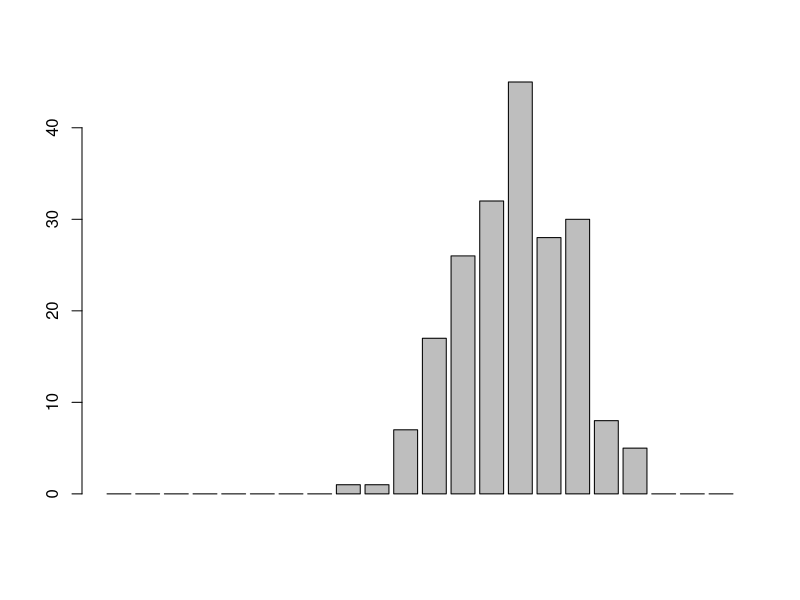

The R script that drew this image:
# Simulation of some Random Experiments

# Constants

kNMin <- 1
kNMax <- 10
knTotal <- 20
kOmega <- seq(kNMin, kNMax, by = 1)
kSetStrength <- 200

kp <- 0.7

# PROBABILITY FUNCTIONS --->
#Returns the probability of drawing x from Omega = {1,2,...,N}
GetProbabilityOfOneDiscreteEqual <- function(x, Omega = kOmega ){
  if ( !is.element(x,Omega) ) {
    print("Outcome is not an element of the sample space.")
    return(0)
  } else { return(1/length(Omega)) }
}


#Returns the probability of drawing x=(x1,x2,x3...,xn) from Omega = {1,2,...,N}
GetProbabilityOfDiscreteEqual <- function( x, Omega = kOmega){
  p <- 1
  for (i in x) {
    p.temp <- GetProbabilityOfOneDiscreteEqual(i,Omega)
    if (p.temp == 0) {
      print("Event is not a subset of the sample space.")
      return(0)
    } else {
      p <- p * p.temp
    }
  }
  return(p)
}

# <--- PROBABILITY FUNCTIONS

# RANDOM VARIABLES --->

MakeHistogram <- function(x, Omega = kOmega){
  hist.temp <- numeric( length = length(Omega) )
  for ( i in 1:length(x) ) {
    for (j in 1:length(Omega)) {
      if (x[i] == Omega[j]) {
        hist.temp[j] <- hist.temp[j] + 1
      }
    }
  }
  return(hist.temp)
}

BernoulliizeOne <- function(x, A){
  if (is.element(x,A)) {
    return(1)
  } else { return(0) }
}

Bernoulliize <- function(x, A) {
  bern.temp <- numeric(length(x))
    for (i in 1:length(x)) {
      bern.temp[i] <- BernoulliizeOne(x[i],A)
    }
  return(bern.temp)
}

Binomialize <- function(x, A) {
  bern.temp <- Bernoulliize(x,A)
  bin.temp <- MakeHistogram(bern.temp, c(0,1))
  return(bin.temp)
}

# <--- RANDOM VARIABLES


# GENERATE RANDOM NUMBERS --->

#equally distributet integers
x.equal <- sapply(runif(knTotal,kNMin,kNMax+1), floor)

#set of equally distributed integers
set.x.equal <- matrix(0, knTotal, kSetStrength)
for (i in 1:kSetStrength) {
  set.x.equal[,i] <- sapply(runif(knTotal,kNMin,kNMax+1), floor)
}

# binomial distributet numbers

A <- seq(kNMin, ceiling(kp * kNMax), by = 1)
binomial.k <- numeric(kSetStrength)
for (i in 1:kSetStrength) {
  binomial.k[i] <- Binomialize(set.x.equal[,i], A)[2]
}
binomial.hist <- MakeHistogram( binomial.k, seq( 0 , 1.2 * max(binomial.k), by = 1) ) 

# <--- GENERATE RANDOM NUMBERS



# TEST AREA



# PLOT AREA

#barplot(MakeHistogram(x.equal))
barplot(binomial.hist)
